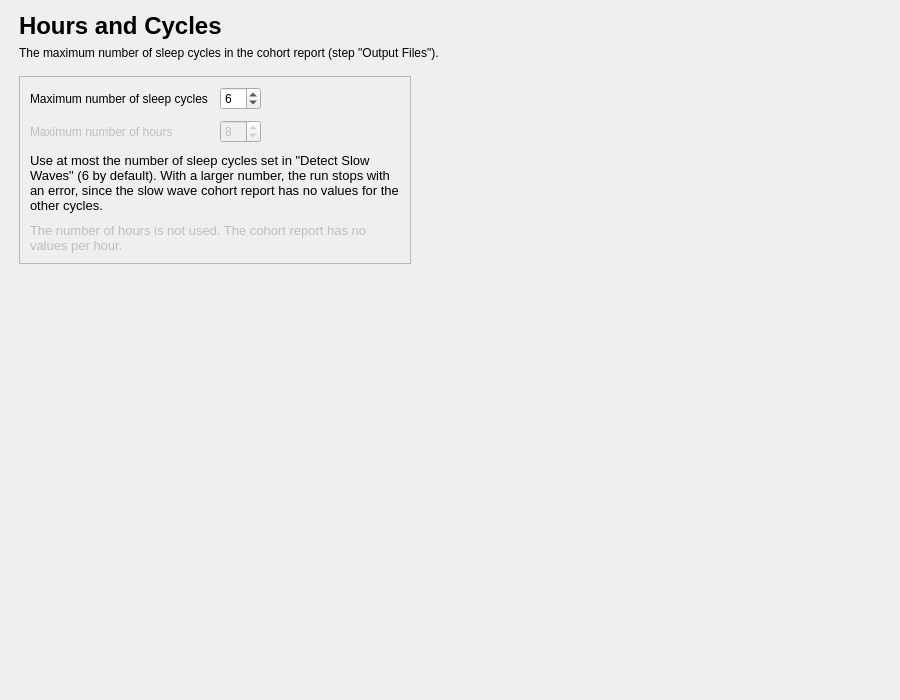
<?xml version="1.0" encoding="UTF-8"?>
<ui version="4.0">
 <class>HoursCyclesStep</class>
 <widget class="QWidget" name="HoursCyclesStep">
  <property name="geometry">
   <rect>
    <x>0</x>
    <y>0</y>
    <width>900</width>
    <height>700</height>
   </rect>
  </property>
  <property name="windowTitle">
   <string />
  </property>
  <layout class="QVBoxLayout" name="verticalLayout">
   <property name="leftMargin">
    <number>19</number>
   </property>
   <property name="topMargin">
    <number>12</number>
   </property>
   <property name="rightMargin">
    <number>19</number>
   </property>
   <property name="bottomMargin">
    <number>12</number>
   </property>
   <item>
    <layout class="QHBoxLayout" name="content_row" stretch="1,0">
     <property name="leftMargin">
      <number>0</number>
     </property>
     <property name="topMargin">
      <number>0</number>
     </property>
     <property name="rightMargin">
      <number>0</number>
     </property>
     <property name="bottomMargin">
      <number>0</number>
     </property>
     <item>
      <widget class="QWidget" name="content_widget" native="true">
       <property name="maximumSize">
        <size>
         <width>800</width>
         <height>16777215</height>
        </size>
       </property>
       <layout class="QVBoxLayout" name="content_layout">
        <property name="spacing">
         <number>16</number>
        </property>
        <property name="leftMargin">
         <number>0</number>
        </property>
        <property name="topMargin">
         <number>0</number>
        </property>
        <property name="rightMargin">
         <number>0</number>
        </property>
        <property name="bottomMargin">
         <number>0</number>
        </property>
        <item>
         <layout class="QVBoxLayout" name="header_layout">
          <property name="spacing">
           <number>6</number>
          </property>
          <item>
           <widget class="QLabel" name="title_label">
            <property name="font">
             <font>
              <pointsize>18</pointsize>
              <bold>true</bold>
             </font>
            </property>
            <property name="text">
             <string>Hours and Cycles</string>
            </property>
           </widget>
          </item>
          <item>
           <widget class="QLabel" name="subtitle_label">
            <property name="text">
             <string>The maximum number of sleep cycles in the cohort report (step "Output Files").</string>
            </property>
            <property name="wordWrap">
             <bool>true</bool>
            </property>
            <property name="variant" stdset="0">
             <string notr="true">help</string>
            </property>
           </widget>
          </item>
         </layout>
        </item>
        <item>
         <layout class="QHBoxLayout" name="limits_row" stretch="1,0,1">
          <property name="spacing">
           <number>16</number>
          </property>
          <item>
           <widget class="QFrame" name="limits_card">
            <property name="frameShape">
             <enum>QFrame::Shape::StyledPanel</enum>
            </property>
            <property name="frameShadow">
             <enum>QFrame::Shadow::Raised</enum>
            </property>
            <layout class="QVBoxLayout" name="limits_card_layout">
             <property name="spacing">
              <number>10</number>
             </property>
             <property name="leftMargin">
              <number>10</number>
             </property>
             <property name="topMargin">
              <number>10</number>
             </property>
             <property name="rightMargin">
              <number>10</number>
             </property>
             <property name="bottomMargin">
              <number>10</number>
             </property>
             <item>
              <layout class="QGridLayout" name="limits_grid">
               <property name="horizontalSpacing">
                <number>12</number>
               </property>
               <property name="verticalSpacing">
                <number>10</number>
               </property>
               <item row="0" column="0">
                <widget class="QLabel" name="label_2">
                 <property name="text">
                  <string>Maximum number of sleep cycles</string>
                 </property>
                </widget>
               </item>
               <item row="0" column="1">
                <widget class="QSpinBox" name="spinBox_cycles">
                 <property name="minimum">
                  <number>1</number>
                 </property>
                 <property name="maximum">
                  <number>12</number>
                 </property>
                 <property name="value">
                  <number>6</number>
                 </property>
                </widget>
               </item>
               <item row="1" column="0">
                <widget class="QLabel" name="label">
                 <property name="text">
                  <string>Maximum number of hours</string>
                 </property>
                 <property name="enabled">
                  <bool>false</bool>
                 </property>
                </widget>
               </item>
               <item row="1" column="1">
                <widget class="QSpinBox" name="spinBox_hours">
                 <property name="enabled">
                  <bool>false</bool>
                 </property>
                 <property name="minimum">
                  <number>1</number>
                 </property>
                 <property name="maximum">
                  <number>48</number>
                 </property>
                 <property name="value">
                  <number>8</number>
                 </property>
                </widget>
               </item>
               <item row="0" column="3">
                <spacer name="limits_grid_spacer">
                 <property name="orientation">
                  <enum>Qt::Orientation::Horizontal</enum>
                 </property>
                 <property name="sizeHint" stdset="0">
                  <size>
                   <width>40</width>
                   <height>20</height>
                  </size>
                 </property>
                </spacer>
               </item>
              </layout>
             </item>
             <item>
              <widget class="QLabel" name="label_4">
               <property name="font">
                <font>
                 <pointsize>10</pointsize>
                </font>
               </property>
               <property name="text">
                <string>Use at most the number of sleep cycles set in "Detect Slow Waves" (6 by default). With a larger number, the run stops with an error, since the slow wave cohort report has no values for the other cycles.</string>
               </property>
               <property name="wordWrap">
                <bool>true</bool>
               </property>
               <property name="variant" stdset="0">
                <string notr="true">help</string>
               </property>
              </widget>
             </item>
             <item>
              <widget class="QLabel" name="label_3">
               <property name="font">
                <font>
                 <pointsize>10</pointsize>
                </font>
               </property>
               <property name="text">
                <string>The number of hours is not used. The cohort report has no values per hour.</string>
               </property>
               <property name="wordWrap">
                <bool>true</bool>
               </property>
               <property name="variant" stdset="0">
                <string notr="true">help</string>
               </property>
               <property name="enabled">
                <bool>false</bool>
               </property>
              </widget>
             </item>
            </layout>
           </widget>
          </item>
          <item>
           <spacer name="limits_row_gap">
            <property name="orientation">
             <enum>Qt::Orientation::Horizontal</enum>
            </property>
            <property name="sizeType">
             <enum>QSizePolicy::Policy::Fixed</enum>
            </property>
            <property name="sizeHint" stdset="0">
             <size>
              <width>16</width>
              <height>20</height>
             </size>
            </property>
           </spacer>
          </item>
          <item>
           <spacer name="limits_row_spacer">
            <property name="orientation">
             <enum>Qt::Orientation::Horizontal</enum>
            </property>
            <property name="sizeHint" stdset="0">
             <size>
              <width>40</width>
              <height>20</height>
             </size>
            </property>
           </spacer>
          </item>
         </layout>
        </item>
       </layout>
      </widget>
     </item>
     <item>
      <spacer name="content_spacer">
       <property name="orientation">
        <enum>Qt::Orientation::Horizontal</enum>
       </property>
       <property name="sizeHint" stdset="0">
        <size>
         <width>40</width>
         <height>20</height>
        </size>
       </property>
      </spacer>
     </item>
    </layout>
   </item>
   <item>
    <spacer name="verticalSpacer">
     <property name="orientation">
      <enum>Qt::Orientation::Vertical</enum>
     </property>
     <property name="sizeHint" stdset="0">
      <size>
       <width>40</width>
       <height>20</height>
      </size>
     </property>
    </spacer>
   </item>
  </layout>
 </widget>
 <resources>
  <include location="../../../../../snooz-toolbox/src/main/python/ui/themes/themes.qrc" />
 </resources>
 <connections />
</ui>
